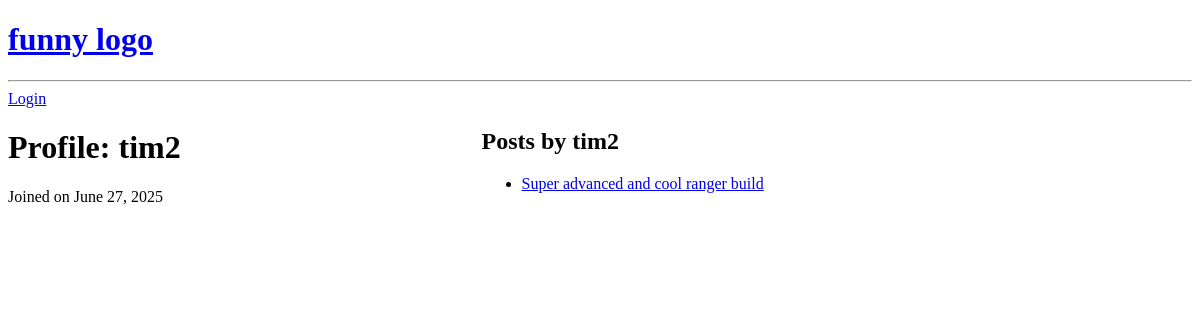
The page /account/profile/3/ on the database as committed earlier.
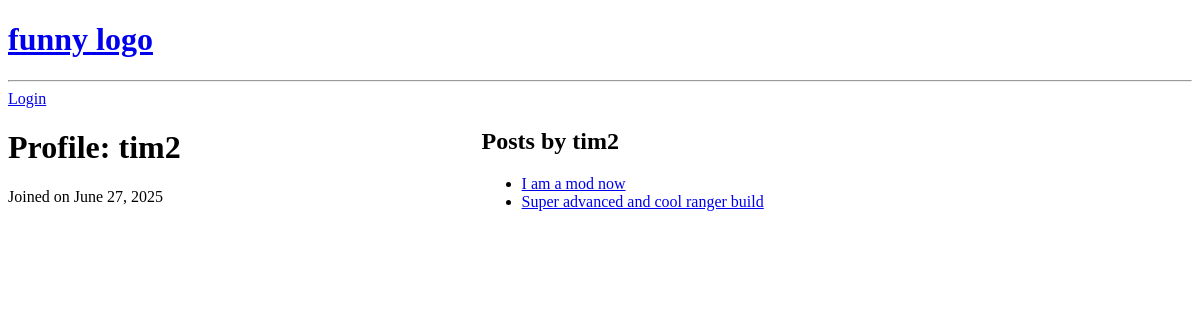
The same page on the database as committed later.
### base/models.py (models this page shows, shortened)
class Room(models.Model):
    host = models.ForeignKey(settings.AUTH_USER_MODEL,on_delete = models.SET_NULL,null = True, related_name="posts")
    topic=models.ForeignKey(Topic,on_delete=models.SET_NULL,null=True)
    name = models.CharField(max_length=200)
    description =models.TextField(null=True, blank=True)
    updated=models.DateTimeField(auto_now=True)
    created=models.DateTimeField(auto_now_add=True)
    class Meta:
        ordering = ['-updated', '-created']
        permissions = [
            ("can_delete_any_room", "Can delete any room")
        ]

### usermanager/views.py (the view)
# urls.py: path('profile/<int:pk>/', views.profilerender, name='user-profile'),
def profilerender(request, pk):
    profile_user = get_object_or_404(User, pk=pk)
    rooms = profile_user.posts.all()
    return render(request, "usermanager/user-profile.html", {
        "profile_user": profile_user,
        "rooms": rooms,
    })

### usermanager/templates/usermanager/user-profile.html (shortened to what this page needs)
{% extends 'main.html' %}
{% block content %}
<div class="profile-container">
<div>
<h1>Profile: {{ profile_user.username }}</h1>
<p>Joined on {{ profile_user.date_joined|date:"F j, Y" }}</p>
</div>
<div>
<h2>Posts by {{ profile_user.username }}</h2>
<ul>
  {% for room in rooms %}
    <li>
      <a href="{% url 'base:room' room.id %}">
        {{ room.name }}
      </a>
    </li>
  {% empty %}
    <li>No posts yet.</li>
  {% endfor %}
</ul>
</div>
</div>
{% endblock %}

Rows that differ between the two databases and show on the page:
added Room: name "I am a mod now"
